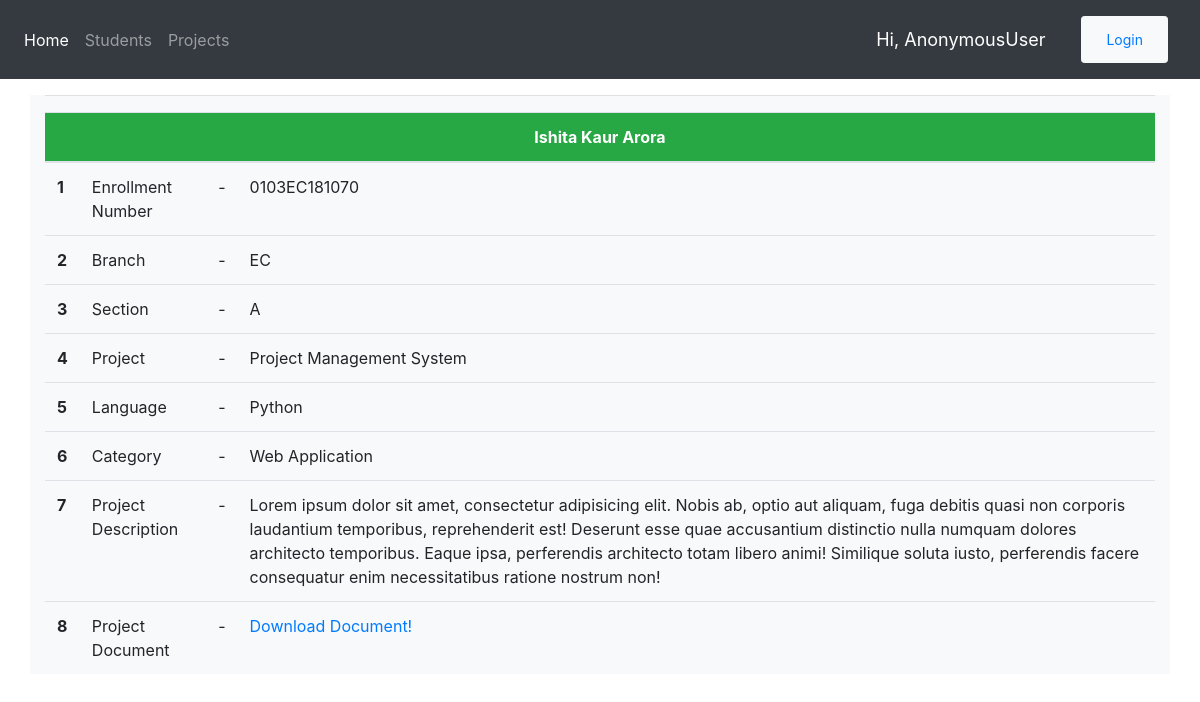
Screenshot of /student/1 with the database file from the repository.
### app/models.py (models this page shows, shortened)
class Student(models.Model):
    name = models.CharField(max_length=30)
    project = models.ManyToManyField('Project',null=True, blank=True)
    enroll = models.CharField(max_length=12)
    branch = models.CharField(max_length=12)
    section = models.CharField(max_length=5)
    date_created = models.DateTimeField(auto_now_add=True, null=True)
    class Meta:
        ordering = ['name']

class Project(models.Model):
    TUP = (
        ('Web Application','Web Application'),
        ('Desktop Application', 'Desktop Application'),
        ('Console Application', 'Console Application')
    )
    LANG =(
        ('C','C'),
        ('C++', 'C++'),
        ('Java','Java'),
        ('Python','Python')
    )
    name = models.CharField(max_length=30)
    language = models.CharField(max_length=20,  choices = LANG)
    description = models.TextField(blank=True, null=True)
    category = models.CharField(max_length=20, choices = TUP)
    document = models.FileField(upload_to = 'static/doc/' ,null=True, blank=True)
    date_created = models.DateTimeField(auto_now_add=True, null=True)

### app/views.py (the view)
# urls.py: path('student/<int:id>',detail_view)
def detail_view(request, id, *args, **kwargs):
    student = Student.objects.get(id=id)
    stu_dict = {}
    stu_dict['student'] = student
    proj= student.project.all().first()
    stu_dict['project'] = proj
    context = {'student':stu_dict}
    return render(request, 'stu.html', context)

### templates/stu.html
{% extends 'base.html' %}
{% load static %}
{% block content %}
<hr>
<table class=" table table-hover">
    <thead class="bg-success text-white text-center">
      <tr>
        <th colspan ="4" mx-center>{{student.student.name}}</th>
      </tr>
    </thead>
    <tbody>
      <tr>
        <th scope="row">1</th>
        <td>Enrollment Number</td>
        <td>-</td>
        <td>{{student.student.enroll}}</td>
      </tr>
      <tr>
        <th scope="row">2</th>
        <td>Branch</td>
        <td>-</td>
        <td>{{student.student.branch}}</td>
      </tr>
      <tr>
        <th scope="row">3</th>
        <td>Section</td>
        <td>-</td>
        <td>{{student.student.section}}</td>
      </tr>
      <tr>
        <th scope="row">4</th>
        <td>Project</td>
        <td>-</td>
        <td>{{student.project.name}}</td>
      </tr>
      <tr>
        <th scope="row">5</th>
        <td>Language</td>
        <td>-</td>
        <td>{{student.project.language}}</td>
      </tr>
      <tr>
        <th scope="row">6</th>
        <td>Category</td>
        <td>-</td>
        <td>{{student.project.category}}</td>
      </tr>
      <tr>
        <th scope="row">7</th>
        <td>Project Description</td>
        <td>-</td>
        <td>{{student.project.description}}</td>
      </tr>
      <tr>
        <th scope="row">8</th>
        <td>Project Document</td>
        <td>-</td>
        <td><a target="_blank " href="{{student.project.document.url}}">Download Document!</a></td>
      </tr>
    </tbody>
  </table>
{% endblock  %}

### rows the page displays
Student: student.name "Ishita Kaur Arora", student.enroll "0103EC181070", student.branch "EC", student.section "A"
Project: project.name "Project Management System", project.language "Python", project.category "Web Application", project.description "Lorem ipsum dolor sit amet, consectetur adipisicing elit. Nobis ab, optio aut aliquam, fuga debitis quasi non corporis laudantium temporibus, reprehenderit est! Deserunt esse quae accusantium distinctio nulla numquam dolores architecto temporibus. Eaque ipsa, perferendis architecto totam libero animi! Similique soluta iusto, perferendis facere consequatur enim necessitatibus ratione nostrum non!"

### other values shown
{{ request.user }} "AnonymousUser"
